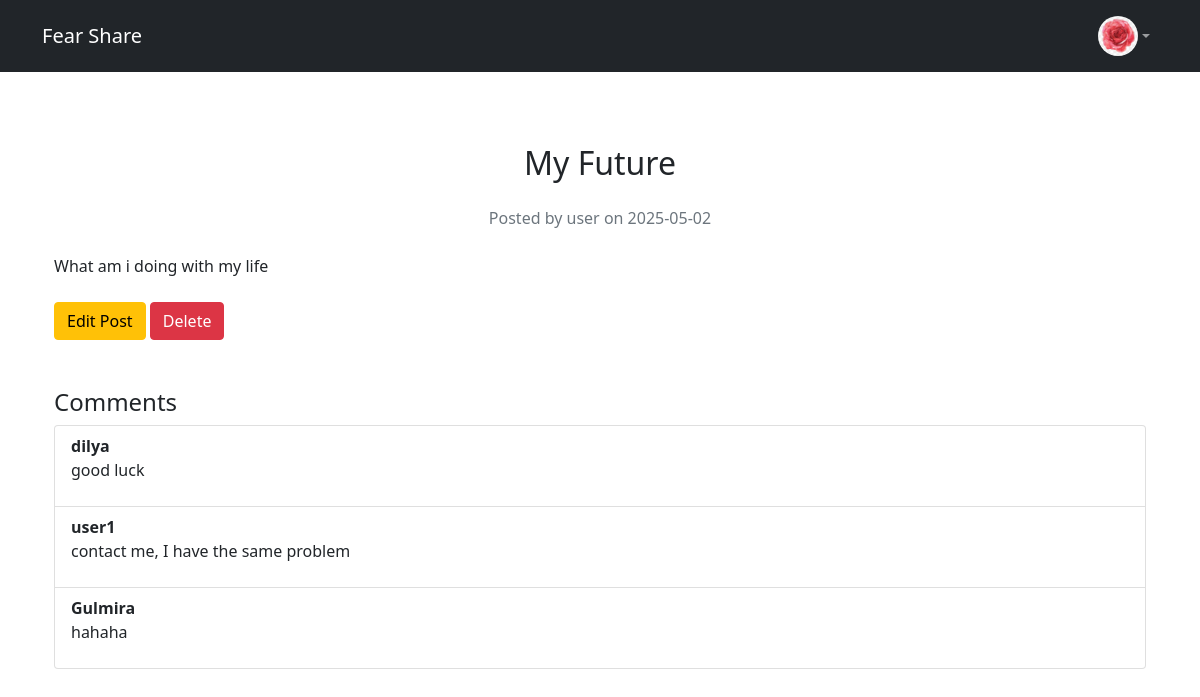
Page /fear/1 (signed in) on the committed database.
### app/models.py (models this page shows, shortened)
class User(UserMixin, db.Model):
    id = db.Column(db.Integer, primary_key=True)
    username = db.Column(db.String(80), unique=True, nullable=False)
    email = db.Column(db.String(120), unique=True, nullable=False)
    password_hash = db.Column(db.String(128), nullable=False)
    fears = db.relationship('Fear', backref='author', lazy=True)
    comments = db.relationship('Comment', backref='author', lazy=True)
    avatar = db.Column(db.String(120), nullable=True)
    toxic_warning_count = db.Column(db.Integer, default=0, nullable=False)
    last_warning_time  = db.Column(db.DateTime, nullable=True)
    login_block_until  = db.Column(db.DateTime, nullable=True)

class Fear(db.Model):
    id = db.Column(db.Integer, primary_key=True)
    title = db.Column(db.String(120), nullable=False)
    description = db.Column(db.Text, nullable=False)
    created_at = db.Column(db.DateTime, default=datetime.utcnow)
    user_id = db.Column(db.Integer, db.ForeignKey('user.id'), nullable=False)
    is_toxic = db.Column(db.Boolean, default=False)
    toxicity_score = db.Column(db.Float, default=0.0)
    comments = db.relationship('Comment', backref='fear', lazy=True, cascade="all, delete-orphan")

class Comment(db.Model):
    id = db.Column(db.Integer, primary_key=True)
    content = db.Column(db.Text, nullable=False)
    created_at = db.Column(db.DateTime, default=datetime.utcnow)
    user_id = db.Column(db.Integer, db.ForeignKey('user.id'), nullable=False)
    fear_id = db.Column(db.Integer, db.ForeignKey('fear.id'), nullable=False)
    is_toxic = db.Column(db.Boolean, default=False)
    toxicity_score = db.Column(db.Float, default=0.0)

### app/fear.py (the view)
@fear_bp.route('/fear/<int:fear_id>')
@login_required
def fear_detail(fear_id):
    fear = Fear.query.get_or_404(fear_id)
    return render_template('fear_detail.html', fear=fear)

### templates/fear_detail.html (shortened to what this page needs)
{% extends "base.html" %}
{% block content %}
<div class="container mt-5">
    <h2 class="text-center mb-4">{{ fear.title }}</h2>
    <p class="text-center text-muted">Posted by {{ fear.author.username }} on {{ fear.created_at.strftime('%Y-%m-%d') }}</p>
    <div class="mt-4">
        <p>{{ fear.description }}</p>
    </div>
    <div class="mt-4">
        <a href="{{ url_for('fear_bp.edit_fear', fear_id=fear.id) }}" class="btn btn-warning">Edit Post</a>
        <button type="button" class="btn btn-danger" data-bs-toggle="modal" data-bs-target="#confirmDeleteModal">
            Delete
        </button>
    </div>
    <div class="mt-5">
        <h4>Comments</h4>
        {% set visible_comments = fear.comments|rejectattr("is_toxic")|list %}
        {% if visible_comments %}
            <div class="list-group">
            {% for comment in visible_comments %}
                <div class="list-group-item">
                <strong>{{ comment.author.username }}</strong>
                <p>{{ comment.content }}</p>
                </div>
            {% endfor %}
            </div>
        {% else %}
            <p class="text-muted">No comments yet.</p>
        {% endif %}
        {% set my_hidden_comments = fear.comments|selectattr("is_toxic")|selectattr("user_id", "equalto", current_user.id)|list %}
    </div>
</div>
{% endblock %}

### templates/base.html (shortened to what this page needs)
<!DOCTYPE html>
<html lang="en">
<head>
    <link href="https://cdn.jsdelivr.net/npm/bootstrap@5.1.3/dist/css/bootstrap.min.css" rel="stylesheet">
</head>
<body class="d-flex flex-column min-vh-100">
    <nav class="navbar navbar-expand-lg navbar-dark bg-dark">
        <div class="container">
            <a class="navbar-brand" href="{{ url_for('main.index') }}">Fear Share</a>
            <div class="collapse navbar-collapse" id="navbarNav">
                <ul class="navbar-nav ms-auto">
                    {% if current_user.is_authenticated %}
                        <li class="nav-item dropdown">
                            <a class="nav-link dropdown-toggle d-flex align-items-center" href="#" role="button"
                               data-bs-toggle="dropdown" aria-expanded="false">
                                {% block avatar %}
                                <img src="{{ url_for('main.get_avatar', filename=current_user.avatar) if current_user.avatar
                                       else url_for('static', filename='avatars/avatar_default.svg') }}"
                                     class="navbar-avatar"
                                     alt="{{ current_user.username }}'s profile picture">
                                {% endblock %}
                            </a>
                        </li>
                    {% endif %}
                </ul>
            </div>
        </div>
    </nav>
    <div class="container flex-grow-1 py-4">
        {% block content %}{% endblock %}
    </div>
</body>
</html>

### templates/base.html (style rules this page uses)
.navbar-avatar { width: 40px; height: 40px; border-radius: 50%; object-fit: cover; margin-left: 10px; }

### rows in the picture
User: avatar+username (picture)
Fear: title "My Future", created_at "2025-05-02", description "What am i doing with my life"
User: author.username "user"
Comment: author.username "dilya", content "good luck"
Comment: author.username "user1", content "contact me, I have the same problem"
Comment: author.username "Gulmira", content "hahaha"
